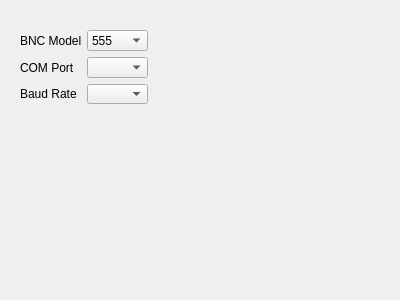
<?xml version="1.0" encoding="UTF-8"?>
<ui version="4.0">
 <class>Form</class>
 <widget class="QWidget" name="Form">
  <property name="geometry">
   <rect>
    <x>0</x>
    <y>0</y>
    <width>400</width>
    <height>300</height>
   </rect>
  </property>
  <property name="windowTitle">
   <string>Form</string>
  </property>
  <widget class="QWidget" name="">
   <property name="geometry">
    <rect>
     <x>20</x>
     <y>30</y>
     <width>128</width>
     <height>74</height>
    </rect>
   </property>
   <layout class="QGridLayout" name="gridLayout">
    <item row="0" column="0">
     <widget class="QLabel" name="label_3">
      <property name="text">
       <string>BNC Model</string>
      </property>
     </widget>
    </item>
    <item row="0" column="1">
     <widget class="QComboBox" name="deviceBox">
      <item>
       <property name="text">
        <string>555</string>
       </property>
      </item>
      <item>
       <property name="text">
        <string>565</string>
       </property>
      </item>
     </widget>
    </item>
    <item row="1" column="0">
     <widget class="QLabel" name="label">
      <property name="text">
       <string>COM Port</string>
      </property>
     </widget>
    </item>
    <item row="1" column="1">
     <widget class="QComboBox" name="comBox"/>
    </item>
    <item row="2" column="0">
     <widget class="QLabel" name="label_2">
      <property name="text">
       <string>Baud Rate</string>
      </property>
     </widget>
    </item>
    <item row="2" column="1">
     <widget class="QComboBox" name="baudBox"/>
    </item>
   </layout>
  </widget>
 </widget>
 <resources/>
 <connections/>
</ui>
